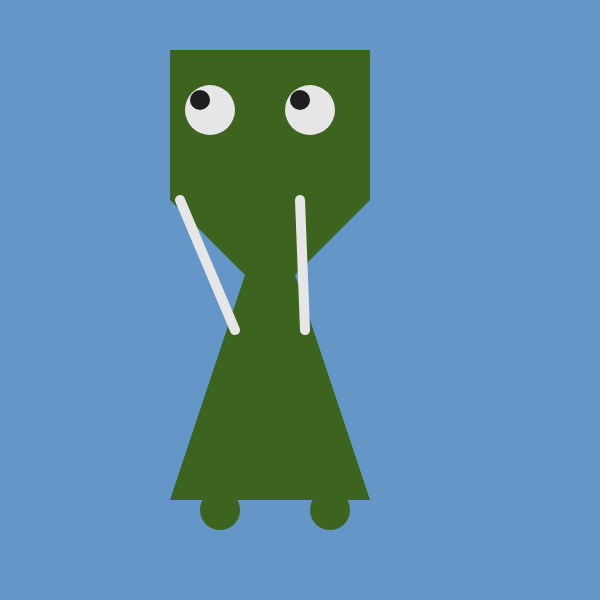
Frame 1 (no input)
Frame 60 (no input): identical to frame 1, image omitted
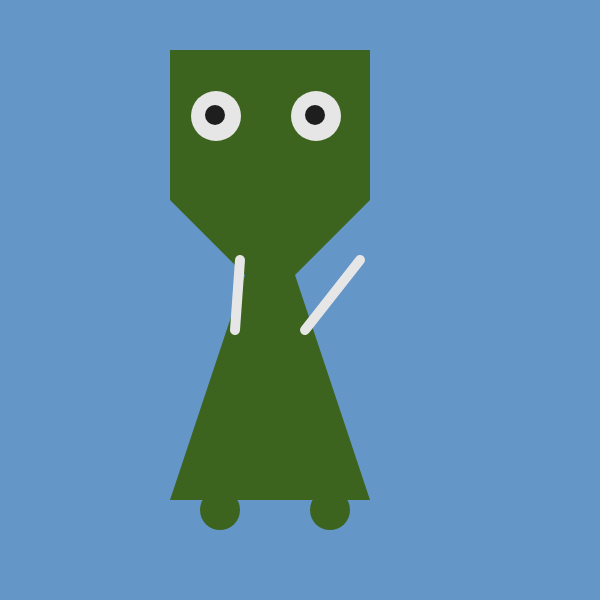
Frame 120 (the mouse pressed at the canvas centre since frame 60)

The p5.js sketch that drew these frames (run headless with seeded random() and noise() and a simulated clock; from frame 60 on, the mouse is pressed at the canvas centre):

// p5.js sketch
// ── sketch.js
function setup() {
	createCanvas(600, 600);
}

function draw() {
	background(100, 150, 200);
	noStroke();
	fill(60, 100, 30);
	rect(170, 50, 200, 150);
	triangle(370, 200, 170, 200, 270, 300);
	triangle(370, 500, 170, 500, 270, 200);
	circle(330, 510, 40);
	circle(220, 510, 40);
	fill(230);
	ellipse(310 + mouseX / 50, 110 + mouseY / 50, 50);
	ellipse(210 + mouseX / 50, 110 + mouseY / 50, 50);
	fill(30);
	ellipse(300 + mouseX / 20, 100 + mouseY / 20, 20);
	ellipse(200 + mouseX / 20, 100 + mouseY / 20, 20);
	stroke(230);
	strokeWeight(10);
	line(305, 330, 300 + mouseX / 5, 200 + mouseY / 5);
	line(235, 330, 180 + mouseX / 5, 200 + mouseY / 5);
}

function mousePressed() {
	background(230);
}
